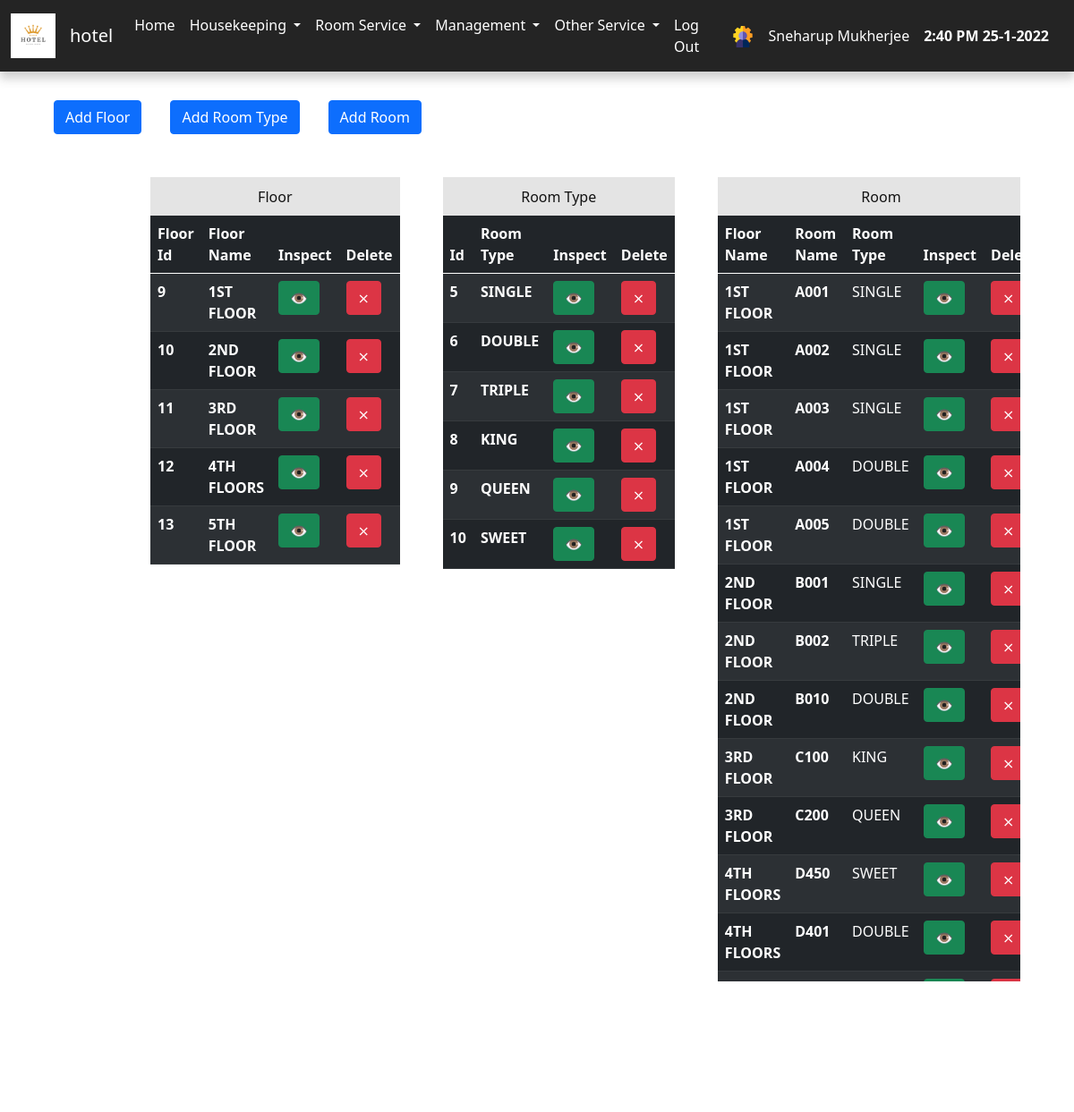
Screenshot of /admin/manage_room.php (signed in) with the database file from the repository.
### tables this page shows
CREATE TABLE `floor` (
  `id` int(11) NOT NULL,
  `floor_name` varchar(20) NOT NULL
);

CREATE TABLE `room_type` (
  `id` int(11) NOT NULL,
  `room_type` varchar(20) NOT NULL
);

CREATE TABLE `room` (
  `id` int(11) NOT NULL,
  `floor_id` int(11) NOT NULL,
  `room_name` varchar(30) NOT NULL,
  `room_type_id` int(11) NOT NULL
);

### admin/include/manage_room.php (the view, shortened to what this page needs)
<div class="room_view_main_div">
    <div class="main_add_div">
        <div class="sub_add_div">
            <form action="./manage_room.php" method="POST">
                <button class="btn btn-primary" type="submit">Add Floor</button>
            </form>
        </div>
        <div class="sub_add_div">
            <form action="./manage_room.php" method="POST">
                <button class="btn btn-primary" type="submit">Add Room Type</button>
            </form>
        </div>
        <div class="sub_add_div">
            <form action="./manage_room.php" method="POST">
                <button class="btn btn-primary" type="submit">Add Room</button>
            </form>
        </div>
    </div>
    <div class="manage_room_main">
        <div style="margin-right: 3rem; ">
            <div class="table_heading">
                Floor
            </div>
            <table class="table table-dark table-striped">
                <thead>
                    <tr>
                        <th scope="col">Floor Id</th>
                        <th scope="col">Floor Name</th>
                        <th scope="col">Inspect</th>
                        <th scope="col">Delete</th>
                    </tr>
                </thead>
                <tbody>
                    <?php
                    $query = "SELECT * FROM floor";
                    $result = mysqli_query($connect, $query);
                    while ($row = mysqli_fetch_assoc($result)) {
                    ?>
                        <tr>
                            <th scope="row"><?php echo $row['id']; ?></th>
                            <th><?php echo $row['floor_name']; ?></th>
                            <td>
                                <form action="./manage_room.php" method="POST">
                                    <button class="btn btn-success" type="submit">&#x1F441;</button>
                                </form>
                            </td>
                            <td>
                                <form action="./manage_room.php" method="POST">
                                    <button class="btn btn-danger" type="submit">&Cross;</button>
                                </form>
                            </td>
                        </tr><?php }  ?>
                </tbody>
            </table>
        </div>
        <div style="margin-right: 3rem; ">
            <div class="table_heading">
                Room Type
            </div>
            <table class="table table-dark table-striped">
                <thead>
                    <tr>
                        <th scope="col">Id</th>
                        <th scope="col">Room Type</th>
                        <th scope="col">Inspect</th>
                        <th scope="col">Delete</th>
                    </tr>
                </thead>
                <tbody>
                    <?php
                    $query = "SELECT * FROM room_type";
                    $result = mysqli_query($connect, $query);
                    while ($row = mysqli_fetch_assoc($result)) {
                    ?>
                        <tr>
                            <th scope="row"><?php echo $row['id']; ?></th>
                            <th><?php echo $row['room_type']; ?></th>
                            <td>
                                <form action="./manage_room.php" method="POST">
                                    <button class="btn btn-success" type="submit">&#x1F441;</button>
                                </form>
                            </td>
                            <td>
                                <form action="./manage_room.php" method="POST">
                                    <button class="btn btn-danger" type="submit">&Cross;</button>
                                </form>
                            </td>
                        </tr><?php }  ?>
                </tbody>
            </table>
        </div>
        <div >
            <div class="table_heading">
                Room
            </div>
            <table class="table table-dark table-striped">
                <thead>
                    <tr>
                        <th scope="col">Floor Name</th>
                        <th scope="col">Room Name</th>
                        <th scope="col">Room Type</th>
                        <th scope="col">Inspect</th>
                        <th scope="col">Delete</th>
                    </tr>
                </thead>
                <tbody>
                    <?php
                    $query = "SELECT floor.floor_name, room.id , room.room_name , room_type.room_type FROM room INNER JOIN floor ON room.floor_id = floor.id INNER JOIN room_type ON room.room_type_id = room_type.id";
                    $result = mysqli_query($connect, $query);
                    while ($row = mysqli_fetch_assoc($result)) {
                    ?>
                        <tr>
                            <th scope="row"><?php echo $row['floor_name']; ?></th>
                            <th><?php echo $row['room_name']; ?></th>
                            <td><?php echo $row['room_type']; ?></td>
                            <td>
                                <form action="./manage_room.php" method="POST">
                                    <button class="btn btn-success" type="submit">&#x1F441;</button>
                                </form>
                            </td>
                            <td>
                                <form action="./manage_room.php" method="POST">
                                    <button class="btn btn-danger" type="submit">&Cross;</button>
                                </form>
                            </td>
                        </tr> <?php } ?>
                </tbody>
            </table>
        </div>
    </div>
</div>

### admin/static/style.css (style rules this page uses)
body { margin: 0px; padding: 0px; box-sizing: border-box; background-color: #ffffff !important; color: rgb(0, 0, 0) !important; font-family: 'Roboto',sans-serif; }
.room_view_main_div { width: 90%; margin: auto; overflow:auto; }
.main_add_div { display:flex; flex-direction:row; margin-top:2rem; }
.sub_add_div { margin-right: 2rem; }
.manage_room_main { display:flex; flex-direction:row; margin:3rem auto; width: 80%; }
.table_heading { width: 100%; background-color: #e4e4e4; color: rgb(19, 19, 19); text-align: center; padding: .6rem; }

### rows the page displays
floor: id "9", floor_name "1ST FLOOR"
floor: id "10", floor_name "2ND FLOOR"
floor: id "11", floor_name "3RD FLOOR"
floor: id "12", floor_name "4TH FLOORS"
floor: id "13", floor_name "5TH FLOOR"
room_type: id "5", room_type "SINGLE"
room_type: id "6", room_type "DOUBLE"
room_type: id "7", room_type "TRIPLE"
room_type: id "8", room_type "KING"
room_type: id "9", room_type "QUEEN"
room_type: id "10", room_type "SWEET"
room: floor.floor_name "1ST FLOOR", room_name "A001", room_type.room_type "SINGLE"
room: floor.floor_name "1ST FLOOR", room_name "A002", room_type.room_type "SINGLE"
room: floor.floor_name "1ST FLOOR", room_name "A003", room_type.room_type "SINGLE"
room: floor.floor_name "1ST FLOOR", room_name "A004", room_type.room_type "DOUBLE"
room: floor.floor_name "1ST FLOOR", room_name "A005", room_type.room_type "DOUBLE"
room: floor.floor_name "2ND FLOOR", room_name "B001", room_type.room_type "SINGLE"
room: floor.floor_name "2ND FLOOR", room_name "B002", room_type.room_type "TRIPLE"
room: floor.floor_name "2ND FLOOR", room_name "B010", room_type.room_type "DOUBLE"
room: floor.floor_name "3RD FLOOR", room_name "C100", room_type.room_type "KING"
room: floor.floor_name "3RD FLOOR", room_name "C200", room_type.room_type "QUEEN"
room: floor.floor_name "4TH FLOORS", room_name "D450", room_type.room_type "SWEET"
room: floor.floor_name "4TH FLOORS", room_name "D401", room_type.room_type "DOUBLE"
room: floor.floor_name "5TH FLOOR", room_name "E451", room_type.room_type "TRIPLE"

### other values shown
$_SESSION['username'] "Sneharup Mukherjee"
